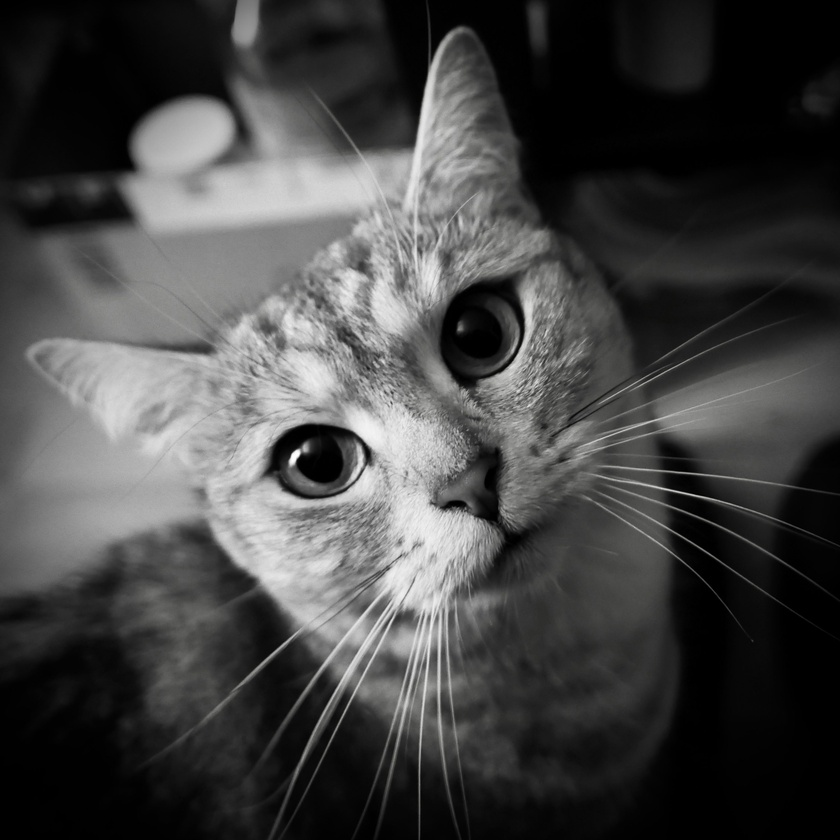
#> input picture assets/imgTest1.jpeg, 840 x 840 px, shrunk from 3000 x 3000 before the run
$ python -i cargador_imagen.py   (imports and definitions only)
#> lines starting #> are read from the running program, lines starting #| are printed output that depends on the picture; after the words box and inside, x2 and y2 are one past the last pixel; in counts of white or black regions, pixels touching at a corner belong together
from pathlib import Path
# Path: librería estándar de Python para manejar rutas de archivos de forma
# orientada a objetos (en vez de usar strings y concatenarlos a mano).
# Permite cosas como sacar la extensión de un archivo fácilmente (.suffix)

import numpy as np
# NumPy: librería para manejar arrays numéricos de forma eficiente.
# Las imágenes, una vez cargadas, se representan como arrays (matrices) de números
# donde cada número es el valor de intensidad de un píxel.
# np.ndarray es el tipo de dato que usa OpenCV para representar imágenes.

import cv2
# OpenCV (cv2): librería especializada en procesamiento de imágenes/visión computacional.
# Aquí se usa para leer archivos de imagen, dividir canales de color,
# calcular diferencias entre canales, y convertir BGR a escala de grises.


# Una imagen en escala de grises puede ser un solo canal o una imagen
# en escala de grises guardada como BGR/BGRA de 3/4 canales.
# (Esto pasa porque a veces un jpg "se ve" en blanco y negro pero internamente
#  sigue guardando 3 canales de color con los mismos valores repetidos)

# Validar condiciones para cargar imagen

def es_formato_jpg(ruta_archivo: str) -> bool:
    # Convierte el string de ruta en un objeto Path para poder usar .suffix
    # .suffix devuelve la extensión del archivo (ej: ".jpg")
    # .lower() la pasa a minúsculas para que no falle si alguien sube ".JPG"
    # Se compara contra un set {".jpg", ".jpeg"} (sets son más rápidos para "in" que listas)
#> in cargar_imagen_desde_ruta, imagen is the input picture: shape (840, 840, 3); mean B, G, R 68.3, 68.6, 68.6
    return Path(ruta_archivo).suffix.lower() in {".jpg", ".jpeg"}

def es_escala_grises(imagen: np.ndarray, tolerancia: int = 5) -> bool:
    # tolerancia: margen de error permitido entre canales de color,
    # porque compresión JPG puede generar mínimas diferencias aunque la imagen
    # sea "visualmente" gris. Por defecto se permite una diferencia de hasta 5.

#> called with tolerancia = 5
    if imagen is None:
        # Si cv2 no pudo leer el archivo, imagen viene como None
        return False

    # imagen.ndim = número de dimensiones del array.
    # Si el ndarray tiene dos dimensiones, la imagen está en escala de grises.
    if imagen.ndim == 2:
        # Una imagen con shape (alto, ancho) -- sin canal de color -- ya es gris pura
        return True

    # Si el ndarray tiene tres dimensiones, vemos la similitud entre sus canales de color.
    if imagen.ndim == 3:
        # shape sería (alto, ancho, canales) -- ej: BGR o BGRA

        # Descompone el 3darray en tres 2darrays con sus valores de color.
        # Con el split en 3 tomamos sólo los canales de color, ignorando un posible canal Alpha.
        # imagen[:, :, :3] = toma todas las filas, todas las columnas, y solo los primeros 3 canales
        # (descarta el canal Alpha/transparencia si existe, el 4to canal)
        # cv2.split separa el array en 3 arrays 2D: uno por canal (Blue, Green, Red)
        # OJO: OpenCV usa orden BGR, no RGB
        b, g, r = cv2.split(imagen[:, :, :3])

        # Calcula la diferencia absoluta pixel a pixel entre los canales.
        # cv2.absdiff resta los dos arrays y devuelve el valor absoluto de cada resta
        # Si la imagen es gris real, b, g y r deberían tener casi el mismo valor en cada píxel,
        # entonces la diferencia entre ellos debería ser ~0
        diff_bg = cv2.absdiff(b, g)
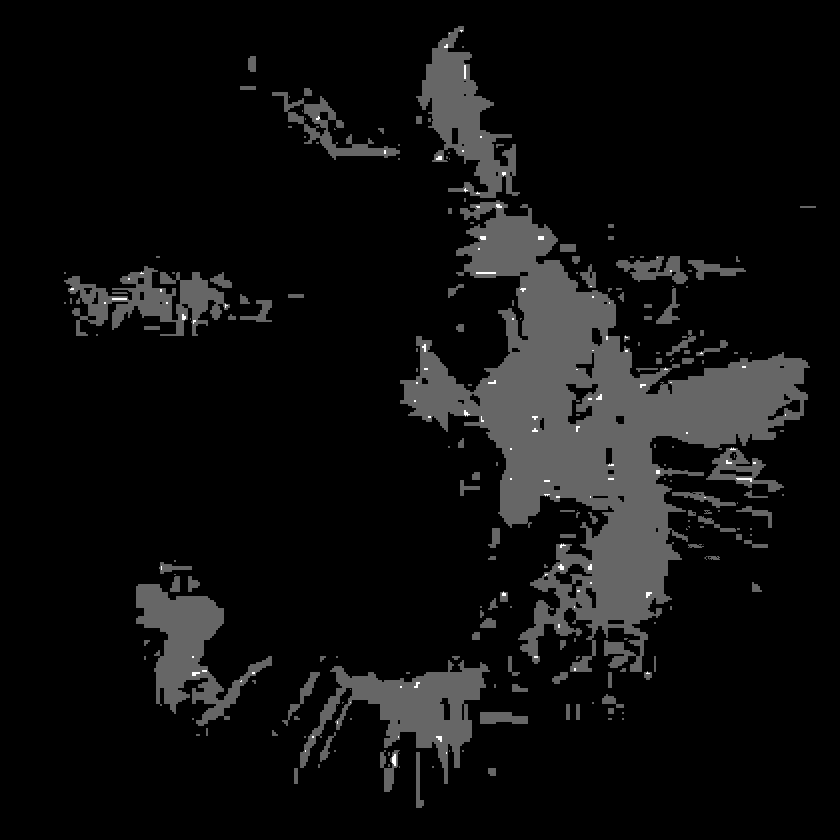
#> diff_bg: shape (840, 840); min 0, max 5, mean 0.303; drawn with min black and max white
        diff_gr = cv2.absdiff(g, r)
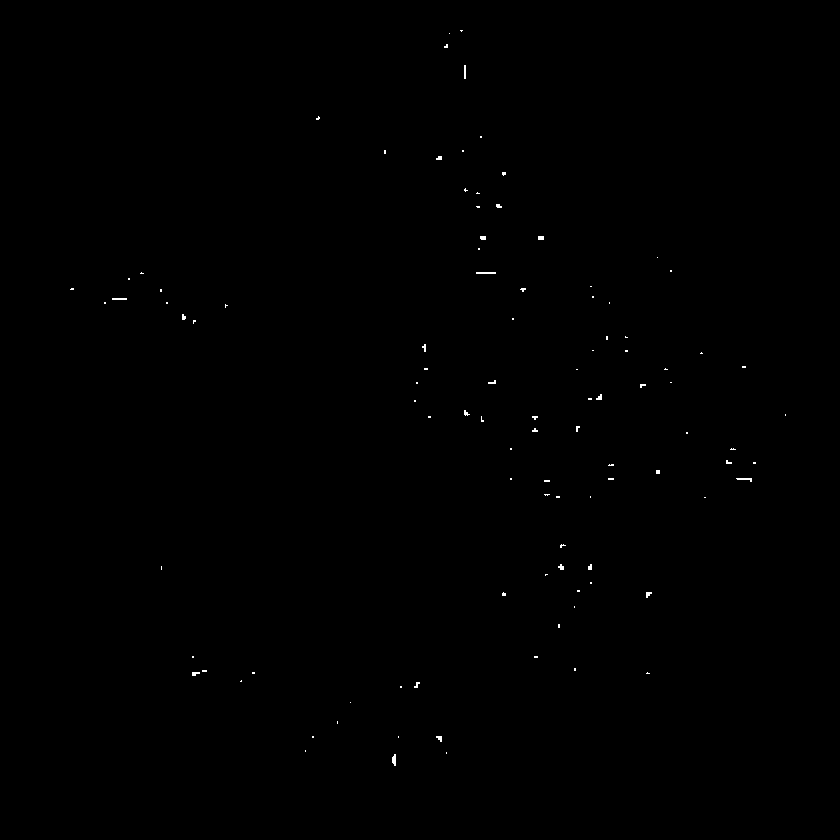
#> diff_gr: shape (840, 840); values 0 (black) and 1 (white), 0.15% white in thin lines or dots, all inside (x1, y1, x2, y2) = (70, 30, 786, 766)

        # Busca el máximo valor encontrado y lo compara con la tolerancia.
        # .max() recorre todo el array de diferencias y saca el valor más grande
        # Si incluso la diferencia máxima está dentro de la tolerancia, se considera gris
        return diff_bg.max() <= tolerancia and diff_gr.max() <= tolerancia

    # Si no es ni 2D ni 3D (caso raro/inválido), no se considera válida
    return False


# Cargar imagen

def cargar_imagen_desde_ruta(ruta_imagen: str):
    # Nota: ruta_path se crea pero no se usa después en la función (posible código sobrante)
    ruta_path = Path(ruta_imagen)

    # Primer filtro: validar extensión del archivo antes de gastar recursos leyéndolo
    if not es_formato_jpg(ruta_imagen):
        return {
            "exito": False,
            "error": "Formato inválido. Solo se aceptan imágenes JPG o JPEG.",
            "imagen": None,
            "ruta": ruta_imagen,
        }
    # Se retorna un diccionario como "respuesta estándar" de la función:
    # esto facilita que la UI sepa qué pasó sin necesidad de try/except en cada llamada

    # cv2.imread lee el archivo desde disco y lo convierte en un array de NumPy
    # IMREAD_UNCHANGED: carga la imagen tal cual está guardada (sin forzar conversión a color),
    # respetando si es 1, 3 o 4 canales, y conservando el canal Alpha si existe
    imagen = cv2.imread(ruta_imagen, cv2.IMREAD_UNCHANGED)

    # Si la ruta era válida en extensión pero el archivo está corrupto o no existe,
    # cv2.imread devuelve None en vez de lanzar una excepción
    if imagen is None:
        return {
            "exito": False,
            "error": "No se pudo cargar la imagen seleccionada.",
            "imagen": None,
            "ruta": ruta_imagen,
        }

    # Segundo filtro: validar que sea realmente escala de grises (no solo por extensión)
    if not es_escala_grises(imagen):
        return {
            "exito": False,
            "error": "La imagen no está en escala de grises.",
            "imagen": None,
            "ruta": ruta_imagen,
        }

    # Si la imagen tiene 3 dimensiones (BGR/BGRA aunque sea "gris visualmente"),
    # se convierte formalmente a un solo canal para trabajar más liviano en el resto del programa
    if imagen.ndim == 3:
        # cv2.cvtColor cambia el espacio de color; aquí de BGR a escala de grises (1 canal)
        imagen_gris = cv2.cvtColor(imagen, cv2.COLOR_BGR2GRAY)
    else:
        # Si ya era 2D, no hace falta convertir, ya está en el formato correcto
        imagen_gris = imagen

    # Respuesta de éxito: se devuelve la imagen ya normalizada a un solo canal de grises
    return {
        "exito": True,
        "error": None,
        "imagen": imagen_gris,
        "ruta": ruta_imagen,
    }

>>> result = cargar_imagen_desde_ruta('../../assets/imgTest1.jpeg')
#> result = 4 items
